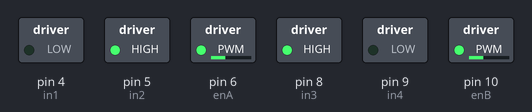
A sketch run on a simulated Arduino Uno, built with avr-gcc and run on an emulated ATmega328P. Parts: switched loads named in the sketch (green lamp = pin HIGH).

Above: at 0.1 s.
Timing chart, 0 to 1.6 s (numbered marks = the images above):
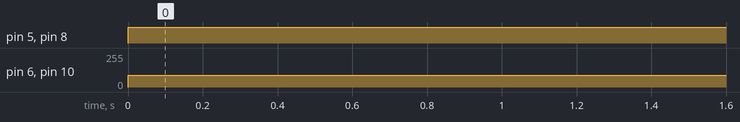

Measured:
- by itself, pin 5 (in2), pin 8 (in3): LOW → HIGH at 0.00 s
- by itself, pin 6 (enA), pin 10 (enB): 0/255 → 90/255 at 0.00 s

The sketch:

l298n.ino
```cpp
#define in1 4
#define in2 5
#define enA 6

#define in3 8
#define in4 9
#define enB 10

void setup() {
  // put your setup code here, to run once:

  pinMode(in1, OUTPUT);
  pinMode(in2, OUTPUT);
  pinMode(in3, OUTPUT);
  pinMode(in4, OUTPUT);

  pinMode(enA, OUTPUT);
  pinMode(enB, OUTPUT);

  // Turn off motors - Initial state
  digitalWrite(in1, LOW);
  digitalWrite(in2, LOW);
  digitalWrite(in3, LOW);
  digitalWrite(in4, LOW);

}


void loop() {
  // put your main code here, to run repeatedly:

  digitalWrite(in1, LOW);
  digitalWrite(in2, HIGH);
  digitalWrite(in3, HIGH);
  digitalWrite(in4, LOW);

  analogWrite(enA, 90);
  analogWrite(enB, 90);
}
```
